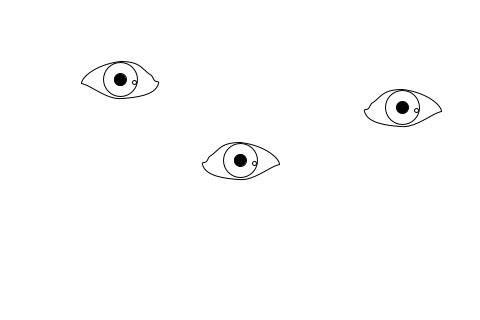
Frame 1 (no input)
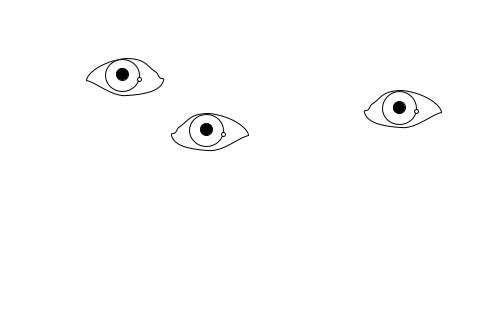
Frame 60 (the mouse pressed at the canvas centre just before this capture)
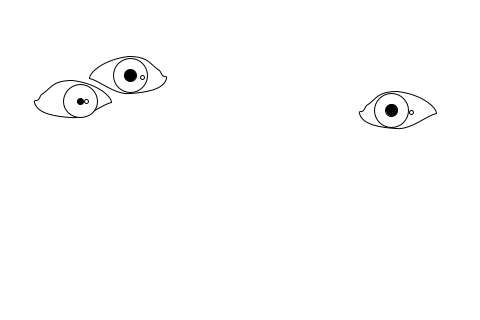
Frame 120 (the mouse held since frame 60 and released just before this capture)

The Processing sketch that drew these frames (run headless with seeded random() and noise(); from frame 60 on, the mouse is pressed at the canvas centre):

// Processing sketch: processing_4959
// ── processing_4959.pde

Eye eye, eye2, eye3;
float eyeborder = 60;
float smallborder = 20;
int mover = 0;

void setup()
{
  size(480, 320);
  frameRate(60);
  eye = new Eye(width/2, height/2, color(255,255,0), "one", true);
  eye2 = new Eye(width/4, height/4, color(75,0,255), "two", false);
  eye3 = new Eye(random(eyeborder, width-eyeborder), random(eyeborder,height-eyeborder), color(random(255),random(255),random(255)), "three", true);
  smooth();
}

void draw()
{
  background(255);
  eye.update();
  eye.draw();
  eye2.update();
  eye2.draw();
  eye3.update();
  eye3.draw();
  
  if (mousePressed)
  {
    if (mover == 0)
    {
      eye.agitate();   
      eye2.calm();
      eye3.calm();   
    }
    else if (mover == 1)
    {
      eye2.agitate();
      eye.calm();
      eye3.calm();
    }
    else
    {
      eye3.agitate();
      eye.calm();
      eye2.calm();
    }
  }
  else 
  {
    float newcenterX = min(width-eyeborder, mouseX);
    newcenterX = max(newcenterX, eyeborder);
    float newcenterY = min(height-eyeborder, mouseY);
    newcenterY = max(newcenterY, eyeborder);
    if (mover == 0)
    {
      if ( (eye.getCenterX() == newcenterX) && (eye.getCenterY() == newcenterY ) )
      {
        mover++;
      }
      else
      {
        eye.move(newcenterX, newcenterY);
      }
    }
    else if (mover == 1)
    {
      if ( (eye2.getCenterX() == newcenterX) && (eye2.getCenterY() == newcenterY ) )
      {
        mover++;
      }
      else
      {
        eye2.move(newcenterX, newcenterY);
      }
    }
    else
    {
      if ( (eye3.getCenterX() == newcenterX) && (eye3.getCenterY() == newcenterY ) )
      {
        mover = 0;
      }
      else
      {
        eye3.move(newcenterX, newcenterY);
      }
    }
  }
  
  if (keyPressed)
  {
    eye.calm();
    eye2.calm();
    eye3.calm();
  }
  
//  if (mousePressed)
//  {
//    float newcenterX = min(width-eyeborder, mouseX);
//    newcenterX = max(newcenterX, eyeborder);
//    float newcenterY = min(height-eyeborder, mouseY);
//    newcenterY = max(newcenterY, eyeborder);
//
//    if (mover == 0)
//    {
//      eye.move(newcenterX, newcenterY);      
//    }
//    else if (mover == 1)
//    {
//      eye2.move(newcenterX, newcenterY);
//    }
//    else
//    {
//      eye3.move(newcenterX, newcenterY);
//    }
//  }
//  else if (keyPressed)
//  {
//    if (mover == 0)
//    {
//      eye.agitate();   
//      eye2.calm();
//      eye3.calm();   
//    }
//    else if (mover == 1)
//    {
//      eye2.agitate();
//      eye.calm();
//      eye3.calm();
//    }
//    else
//    {
//      eye3.agitate();
//      eye.calm();
//      eye2.calm();
//    }
//  }
//  else
//  {
//    mover++;
//    if (mover > 2)
//    {
//      mover = 0;
//    }
//  }
}

class Eye
{
  float centerX, centerY, targetCenterX, targetCenterY, positionX, positionY;
  float pupil_diameter, maxPupilDiameter, minPupilDiameter, pupilEase;
  float tempTargetX, tempTargetY, maxWanderDist, wanderFudge, wanderEase, maxWanderEase, minWanderEase, wanderEaseDX;
  float irisX, irisY, irisAngle, maxIrisDistance, centerTrackSpeed;
  color col;
  float ease, maxEase, minEase, easeChange;
  String name;
  Boolean lefteye;
  public Eye(float X, float Y, color c, String n, Boolean leftOrientation)
  {
    name = n;
    centerX = X;
    centerY = Y;
    targetCenterX = centerX;
    targetCenterY = centerY;
    positionX = X;
    positionY = Y;
    irisX = positionX;
    irisY = positionY;
    irisAngle = 0.0;
    //col = c;
    col = color(255);
    pupil_diameter = 12;
    maxPupilDiameter = 12;
    minPupilDiameter = 6;
    pupilEase = 0.05;
    ease = 0.01;
    maxEase = 0.75;
    minEase = 0.01;
    easeChange = 0.01;
    maxIrisDistance = 9;
    maxWanderDist = random(eyeborder);
    tempTargetX = 0;
    tempTargetY = 0;
    wanderFudge = 1.0;
    wanderEase = 0.01;
    minWanderEase = 0.01;
    maxWanderEase = 0.5;
    wanderEaseDX = 0.001;
    centerTrackSpeed = 2.0;
    lefteye = leftOrientation;
  }
  
  int getCenterX()
  {
    return int(centerX);
  }
  
  int getCenterY()
  {
    return int(centerY);
  }
  
  void agitate()
  {
    // agitate the pupil easing
    if (ease < maxEase)
    {
      ease += easeChange;
    }
    if (ease > maxEase)
    {
      ease = maxEase;
    }
    
    // shrink the pupil
    if (pupil_diameter > minPupilDiameter)
    {
      pupil_diameter += (minPupilDiameter-pupil_diameter)*pupilEase;
    }
    if (pupil_diameter < minPupilDiameter)
    {
      pupil_diameter = minPupilDiameter;
    }

    // agitate the wandering
    maxWanderDist = eyeborder;
    if (wanderEase < maxWanderEase)
    {
      wanderEase += wanderEaseDX;
    }
    if (wanderEase > maxWanderEase)
    {
      wanderEase = maxWanderEase;
    }
  }
  
  void calm()
  {
    // relax the pupil easing
    if (ease > minEase)
    {
      ease -= easeChange;
    }
    if (ease < minEase)
    {
      ease = minEase;
    }
    
    // dialate the pupil
    if (pupil_diameter < maxPupilDiameter)
    {
      pupil_diameter += (maxPupilDiameter-pupil_diameter) * pupilEase;
    }
    if (pupil_diameter > maxPupilDiameter)
    {
      pupil_diameter = maxPupilDiameter;
    }
    
    // relax the wandering
    if (wanderEase > minWanderEase)
    {
      wanderEase -= wanderEaseDX;
    }
    if (wanderEase < minWanderEase)
    {
      wanderEase = minWanderEase;
    }
    maxWanderDist = random(eyeborder);
  }
  
  void draw()
  {
    noStroke();
    
    // local coordinates to mouse from eye
    float localMX = mouseX-positionX;
    float localMY = mouseY-positionY;
    
    float angle = atan2(localMY, localMX);
    float targetX = (maxIrisDistance * cos(angle)) + positionX;
    float targetY = (maxIrisDistance * sin(angle)) + positionY;
    
    irisX += (targetX - irisX) * ease;
    irisY += (targetY - irisY) * ease;

    // draw the eye
    float orient;
    if (lefteye) // draws inverse x coordinates
    {
      orient = -1;
    }
    else
    {
      orient = 1;
    }
    fill(255);
    stroke(0);
    strokeWeight(1);
    beginShape();
    vertex((orient*0)+positionX,-18+positionY);
    bezierVertex((orient*-25) + positionX, -15 + positionY, (orient*-39) + positionX, -2 + positionY, (orient*-39) + positionX, 4 + positionY);
    bezierVertex((orient*-29) + positionX, 6 + positionY, (orient*-13) + positionX, 21 + positionY, (orient*2) + positionX, 19 + positionY);
    bezierVertex((orient*15) + positionX, 18 + positionY, (orient*35) + positionX, 16 + positionY, (orient*38) + positionX, 4 + positionY);    
    bezierVertex((orient*39) + positionX, 1 + positionY, (orient*36) + positionX, 3 + positionY, (orient*34) + positionX, 1 + positionY);
    bezierVertex((orient*33) + positionX, 0 + positionY, (orient*32) + positionX, -3 + positionY, (orient*31) + positionX, -4 + positionY);
    bezierVertex((orient*21) + positionX, -10 + positionY, (orient*21) + positionX, -18 + positionY, (orient*0) + positionX, -18 + positionY);
    endShape();

    // draw the iris
    fill(col);
    ellipseMode(CORNERS);
    float irisLeft = irisX-17;
    float irisRight = irisX+17;
    float irisTop = max(irisY-17, positionY-17);
    float irisBot = min(irisY+17, positionY+19);
    ellipse(irisLeft, irisTop, irisRight, irisBot);
    
    // draw the pupil
    fill(0);
    ellipseMode(CENTER);
    ellipse(irisX, irisY, pupil_diameter, pupil_diameter);
    
    // draw reflection
    fill(255);
    ellipse(positionX+14, positionY+3, 4, 4);
  }
  
  void update()
  {
    //fill(255,0,0);
    //ellipseMode(CENTER);
    //ellipse(centerX, centerY, 10,10);
    if (targetCenterX != centerX)
    {
      float originalX = centerX;
      if (centerX > targetCenterX)
      {
        centerX -= centerTrackSpeed;
        if (centerX < targetCenterX)
        {
          centerX = targetCenterX;
        }
      }
      else
      {
        centerX += centerTrackSpeed;
        if (centerX > targetCenterX)
        {
          centerX = targetCenterX;
        }
      }
      tempTargetX = centerX;
    }
    
    if (targetCenterY != centerY)
    {
      float originalY = centerY;
      if (centerY > targetCenterY)
      {
        centerY -= centerTrackSpeed;
        if (centerY < targetCenterY)
        {
          centerY = targetCenterY;
        }
      }
      else
      {
        centerY += centerTrackSpeed;
        if (centerY > targetCenterY)
        {
          centerY = targetCenterY;
        }
      }
      tempTargetY = centerY;
    }
    
    if ( ((tempTargetX - positionX) < wanderFudge) && ((tempTargetY - positionY) < wanderFudge) ) // arrived near target?
    {
      // new tempTargetX and Y
      float rangle = random(-TWO_PI, TWO_PI);
      float wanderDist = random(-1, 1);
      tempTargetY = (maxWanderDist * wanderDist * sin(rangle)) + centerY;
      tempTargetX = (maxWanderDist * wanderDist * cos(rangle)) + centerX;
    }
    
    float originalX = positionX;
    float originalY = positionY;
    positionX += (tempTargetX - positionX) * wanderEase;
    positionX = min(width-smallborder, positionX);
    positionX = max(smallborder, positionX);
    positionY += (tempTargetY - positionY) * wanderEase;
    positionY = min(height-smallborder, positionY);
    positionY = max(smallborder, positionY);
    irisX += positionX - originalX;
    irisY += positionY - originalY;
  }
  
  void move(float newcenterX, float newcenterY)
  {
    //println("moving eye " + name + " to " + newcenterX + ", " + newcenterY);
    targetCenterX = newcenterX;
    targetCenterY = newcenterY;
  }
}
